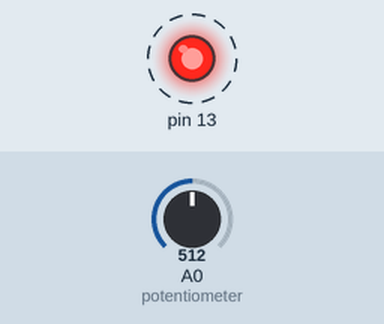
Simulated run of this sketch. Board: Arduino Uno, built with avr-gcc and run on an emulated ATmega328P. Shown: output pins drawn as LEDs (lit = HIGH). Dashed ring = blinking. The inputs (shaded band) are chosen by the test bench; at power-on: A0 (potentiometer) = 512.

Above: at 1.4 s.
1.5 s: A0 (potentiometer) set to 900
At 1.93 s:
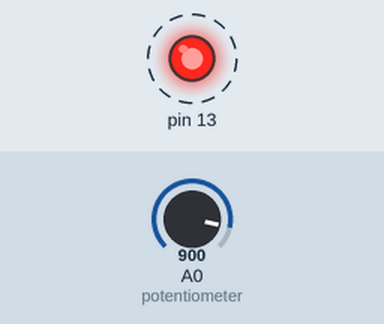
4.8 s: A0 (potentiometer) set to 1023
At 5.03 s:
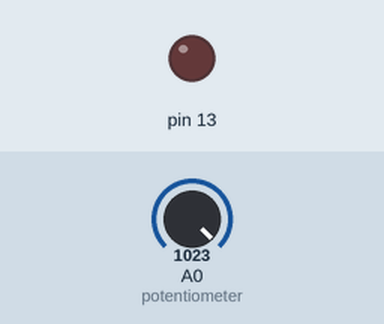
Timing chart, 0 to 7.8 s (numbered marks = the images above; inputs shaded):
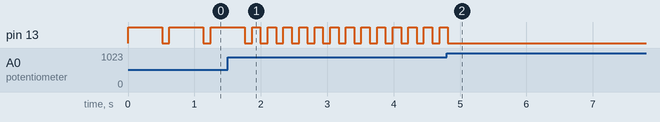

The sketch:

sketch.ino
```cpp
//https://wokwi.com/projects/345890622174921300
void setup() {
  // put your setup code here, to run once:
  pinMode(13,OUTPUT);
  Serial.begin(9600);
}

void loop() {
  // put your main code here, to run repeatedly:
  int num = analogRead(A0);
  digitalWrite(13, HIGH);
  delay(1025-num);
  digitalWrite(13, LOW);
  delay(110);
}
```

Measured:
- after the input at 1.5 s, pin 13: alternates HIGH for 0.13 s and LOW for 0.11 s, starting after 0.49 s
- after the input at 4.8 s, pin 13: goes on until 4.8 s, then stays LOW
- by itself, pin 13: alternates HIGH for 0.51 s and LOW for 0.11 s
